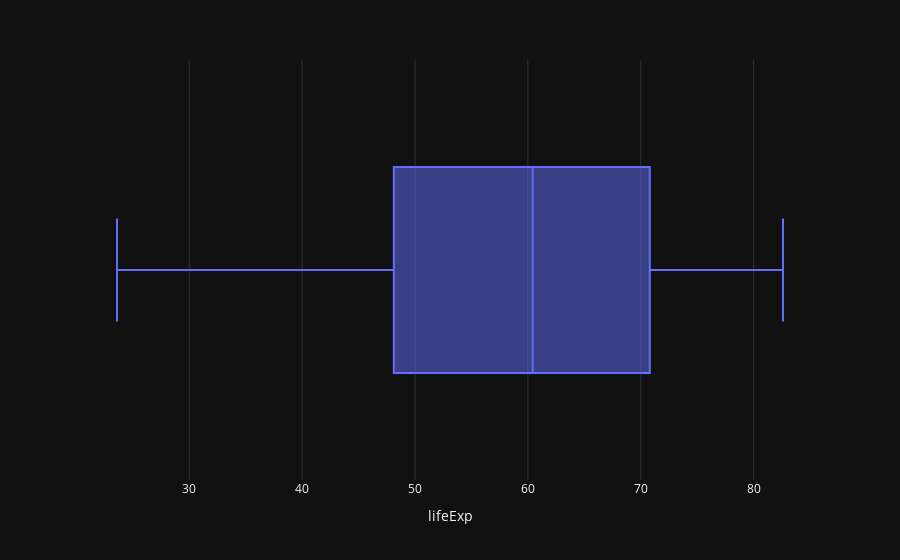

Notebook source saved alongside this figure:
### Markdown cell above
# **Box Plot**

### Code cell
px.box(data , 'lifeExp')

### Figure 1 — Plotly figure (JSON) as saved in the notebook; plotly's stock layout.template omitted (floating-point values rounded to 4 significant figures; data arrays with more than 128 entries replaced by an {"elided": "..."} marker saying what was removed)
{"data": [{"alignmentgroup": "True", "hovertemplate": "lifeExp=%{x}<extra></extra>", "legendgroup": "", "marker": {"color": "#636efa"}, "name": "", "notched": false, "offsetgroup": "", "orientation": "h", "showlegend": false, "x": {"elided": "1692 float values"}, "x0": " ", "xaxis": "x", "y0": " ", "yaxis": "y", "type": "box"}], "layout": {"xaxis": {"anchor": "y", "domain": [0.0, 1.0], "title": {"text": "lifeExp"}}, "yaxis": {"anchor": "x", "domain": [0.0, 1.0]}, "legend": {"tracegroupgap": 0}, "margin": {"t": 60}, "boxmode": "group"}}
